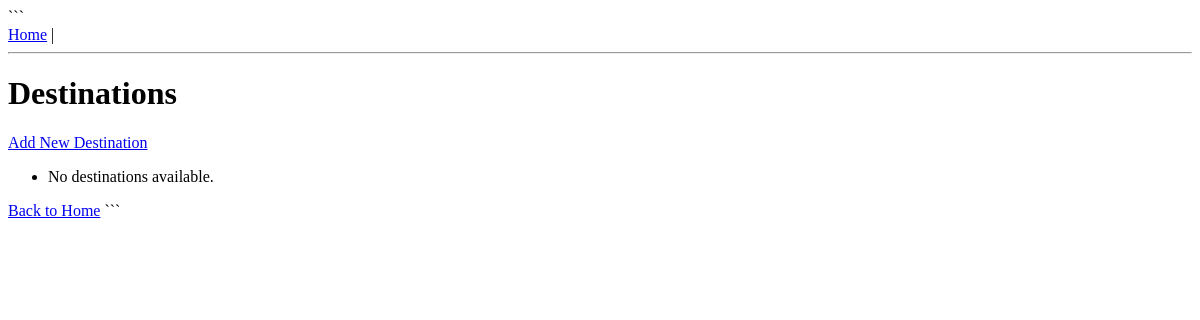
The page /destinations/destinations-list/ on the database as committed earlier.
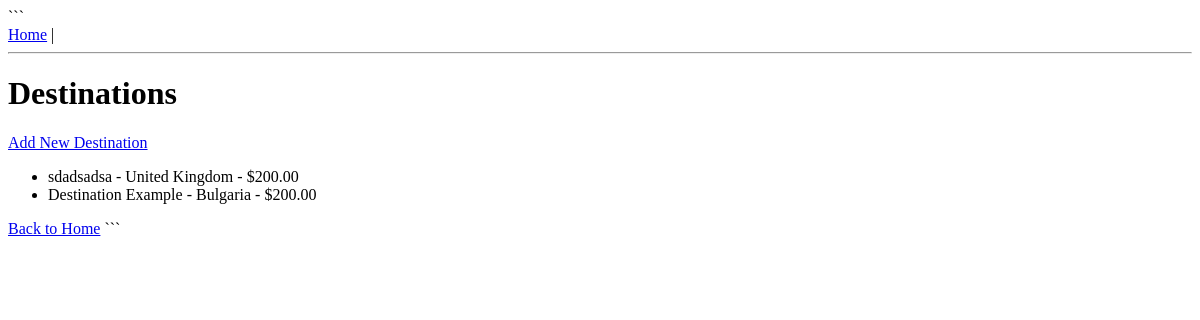
The same page on the database as committed later.
### destinations/models.py (models this page shows, shortened)
class Destination(models.Model):
    COUNTRY_CHOICES = Traveler.COUNTRY_CHOICES
    name = models.CharField(max_length=150)
    country = models.CharField(max_length=10, choices=COUNTRY_CHOICES)
    price = models.DecimalField(max_digits=6, decimal_places=2)
    is_available = models.BooleanField(default=True)
    description = models.TextField()
    slug = models.SlugField(unique=True, blank=True)
    updated_at = models.DateTimeField(auto_now=True)
    travelers = models.ManyToManyField(Traveler, related_name="destinations", blank=True)
    created_at = models.DateTimeField(auto_now_add=True)
    duration_days = models.PositiveIntegerField(default=1)
    class Meta:
        unique_together = ("name", "country")

### destinations/views.py (the view)
# urls.py: path('destinations-list/', DestinationsList.as_view(), name = 'destinations-list'),
class DestinationsList(ListView):
    template_name = 'destinations/destination_list.html'
    model = Destination

### templates/destinations/destination_list.html (shortened to what this page needs)
{% extends "base.html" %}
{% block content %}
<h1>Destinations</h1>
<a href="{% url 'destination-create' %}">Add New Destination</a>
<ul>
    {% for destination in destination_list %}
        <li>
            {{ destination.name }} - {{ destination.get_country_display }} - ${{ destination.price }}
        </li>
    {% empty %}
        <li>No destinations available.</li>
    {% endfor %}
</ul>
<a href="{% url 'home' %}">Back to Home</a>
{% endblock %}

Rows that differ between the two databases and show on the page:
added Destination: name "sdadsadsa", country "United Kingdom", price "200.00"
added Destination: name "Destination Example", country "Bulgaria", price "200.00"
Other text that changed with them:
text no longer shown: "No destinations available."
